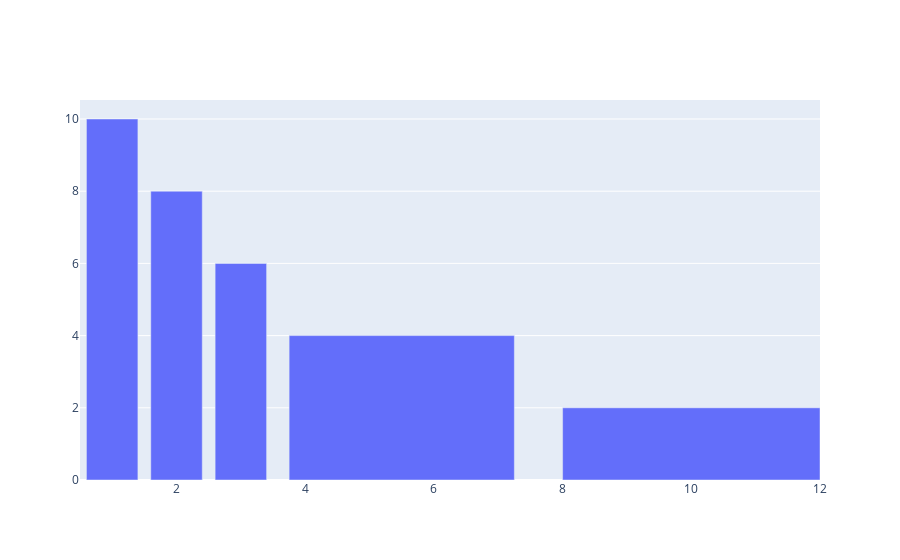

Notebook code for this chart:
### Code cell
import plotly.graph_objects as go

fig = go.Figure(data=[go.Bar(
    x=[1, 2, 3, 5.5, 10],
    y=[10, 8, 6, 4, 2],
    width=[0.8, 0.8, 0.8, 3.5, 4] # customize width here
)])
print(fig)
fig.show()

### Figure 1 — Plotly figure (JSON) as saved in the notebook; plotly's stock layout.template omitted (floating-point values rounded to 4 significant figures)
{"data": [{"type": "bar", "width": [0.8, 0.8, 0.8, 3.5, 4], "x": [1, 2, 3, 5.5, 10], "y": [10, 8, 6, 4, 2]}], "layout": {}}
